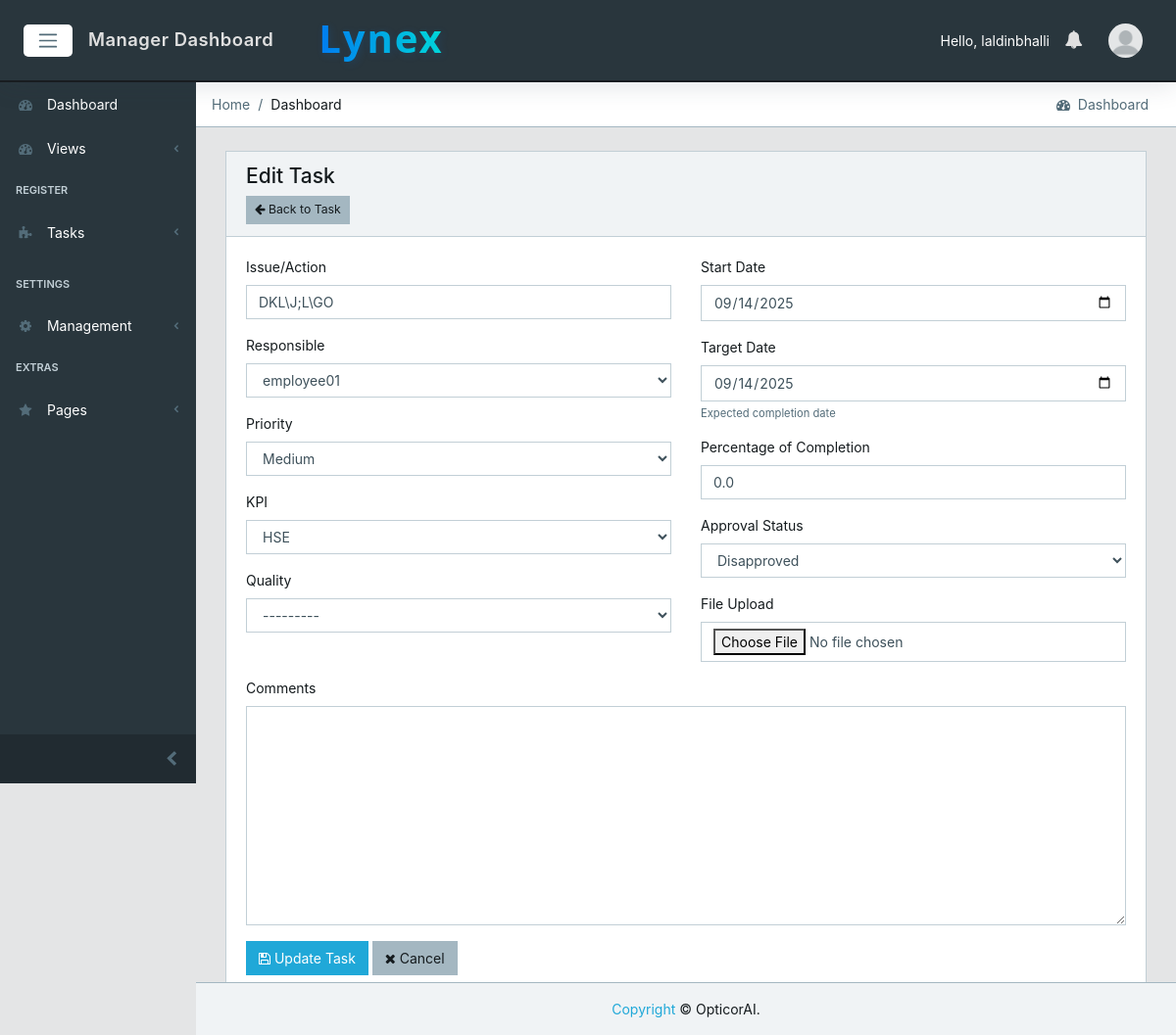
The page /projects/task/145/edit/ (signed in) on the database as committed earlier.
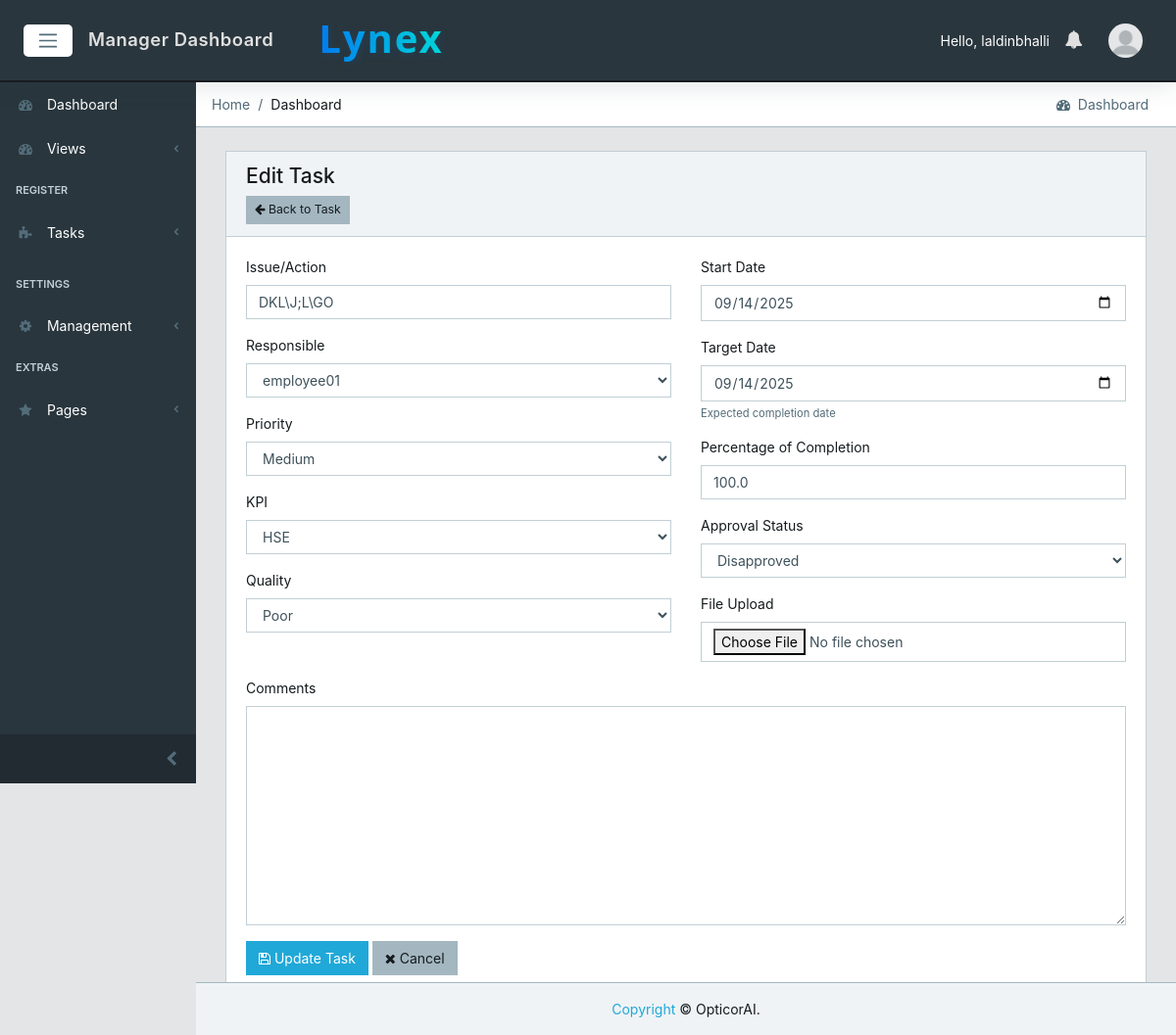
The same page on the database as committed later.
### core/models.py (models this page shows, shortened)
class Task(models.Model):
    issue_action = models.CharField(max_length=500, verbose_name="Issue/Action", null=True, blank=True)
    responsible = models.ForeignKey(
        CustomUser,
        on_delete=models.CASCADE,
        related_name='assigned_tasks',
        verbose_name="Responsible",
        null=True, blank=True
    )
    priority = models.ForeignKey(
        TaskPriorityType,
        on_delete=models.SET_NULL,
        verbose_name="Priority",
        null=True, blank=True
    )
    kpi = models.ForeignKey(
        KPI,
        on_delete=models.SET_NULL,
        verbose_name="KPI",
        null=True, blank=True
    )
    quality = models.ForeignKey(
        QualityType,
        on_delete=models.SET_NULL,
        verbose_name="Quality",
        null=True, blank=True
    )
    start_date = models.DateField(verbose_name="Start Date", null=True, blank=True, db_index=True)
    target_date = models.DateField(verbose_name="Target Date", null=True, blank=True, help_text="Expected completion date set at task creation", db_index=True)
    close_date = models.DateField(verbose_name="Close Date", null=True, blank=True, help_text="Actual completion date set by manager during evaluation", db_index=True)
    created_by = models.ForeignKey(
        CustomUser,
        on_delete=models.CASCADE,
        related_name='created_tasks',
        verbose_name="Created By",
        null=True, blank=True
    )
    status = models.CharField(
        max_length=10,
        choices=TASK_STATUS_CHOICES,
        default='open',
        verbose_name="Status",
        null=True, blank=True,
        db_index=True
    )
    percentage_completion = models.FloatField(
        validators=[MinValueValidator(0), MaxValueValidator(100)],
        default=0,
        verbose_name="Percentage of Completion",
        null=True, blank=True
    )
    comments = models.TextField(blank=True, null=True, verbose_name="Comments")
    approval_status = models.CharField(
        max_length=15,
        choices=APPROVAL_STATUS_CHOICES,
        default='disapproved',
        verbose_name="Approval Status",
        null=True, blank=True,
        db_index=True
    )
    file_upload = models.FileField(
        upload_to='core/task_files/',
        blank=True,
        null=True,
        verbose_name="File Upload"
    )
    employee_submission = models.TextField(
        blank=True,
        null=True,
        verbose_name="Employee Submission",
        help_text="Employee-provided textual submission when no file is attached"
    )
    employee_submitted_at = models.DateTimeField(
        null=True,
        blank=True,
        verbose_name="Employee Submission Timestamp",
        help_text="When the employee last submitted content for manager evaluation/approval"
    )
    evaluation_status = models.CharField(
        max_length=20,
        choices=EVALUATION_STATUS_CHOICES,
        default='pending',
        verbose_name="Evaluation Status",
        db_index=True
    )
    quality_score = models.IntegerField(
        validators=[MinValueValidator(1), MaxValueValidator(10)],
        null=True, blank=True,
        verbose_name="Quality Score (1-10)"
    )
    evaluation_comments = models.TextField(
        blank=True, null=True,
        verbose_name="Evaluation Comments"
    )
    evaluated_by = models.ForeignKey(
        CustomUser,
        on_delete=models.SET_NULL,
        null=True, blank=True,
        related_name='evaluated_tasks',
        verbose_name="Evaluated By"
    )
    evaluated_date = models.DateTimeField(
        null=True, blank=True,
        verbose_name="Evaluation Date"
    )
    completion_date = models.DateTimeField(
        null=True, blank=True,
        verbose_name="Completion Date",
        help_text="Date when task was actually completed"
    )
    final_score = models.FloatField(
        null=True, blank=True,
        verbose_name="Final Score (%)",
        help_text="Automatically calculated final score out of 100%"
    )
    quality_score_calculated = models.FloatField(
        null=True, blank=True,
        verbose_name="Quality Score (Calculated)",
        help_text="Quality score from QualityType percentage"
    )
    priority_multiplier = models.FloatField(
        null=True, blank=True,
        verbose_name="Priority Multiplier",
        help_text="Multiplier applied based on task priority"
    )
    time_bonus_penalty = models.FloatField(
        null=True, blank=True,
        verbose_name="Time Bonus/Penalty (%)",
        help_text="Bonus for early completion or penalty for late completion"
    )
    manager_closure_penalty_applied = models.BooleanField(
        default=False,
        verbose_name="Manager Closure Penalty Applied",
        help_text="Whether manager closure penalty was applied"
    )
    created_date = models.DateTimeField(auto_now_add=True)
    updated_date = models.DateTimeField(auto_now=True)
    class Meta:
        ordering = ['-created_date']
        verbose_name = "Task"
        verbose_name_plural = "Tasks"
        indexes = [
            models.Index(fields=['created_date'], name='task_created_date_idx'),
        ]
    objects = TaskQuerySet.as_manager()
    def can_user_edit(self, user):
        if user.user_type == 'admin':
            return False  # Admins cannot edit tasks
        elif user.user_type == 'manager':
            return self.responsible.under_supervision == user
        elif user.user_type == 'employee':
            return False
        return False
    @classmethod
    def update_all_statuses(cls):
        today = business_localdate()
        updates = {
            'closed': 0,
            'due': 0,
            'open': 0,
            'total_updated': 0
        }
        from .models import Notification
        closed_tasks = cls.objects.filter(
            percentage_completion__gte=100,
            status__in=['open', 'due']
        )
        due_tasks = cls.objects.filter(
            target_date__lt=today,
            percentage_completion__lt=100,
            status='open'
        )
        open_tasks = cls.objects.filter(
            target_date__gte=today,
            percentage_completion__lt=100,
            status='due'
        )
        return updates

### core/views.py (the view, shortened to what this page needs)
# urls.py: path('projects/task/<int:task_id>/edit/', views.EditTaskView.as_view(), name='edit-task'),
class EditTaskView(LoginRequiredMixin, View):
    def get(self, request, task_id):
        user = request.user
        task = get_object_or_404(Task, id=task_id)
        if not task.can_user_edit(user):
            messages.error(request, 'You do not have permission to edit this task.')
            return redirect('core:dashboard')
        if user.user_type == 'manager' and task.responsible == user:
            messages.error(request, 'You cannot edit tasks assigned to yourself. Only your supervisor can edit your tasks.')
            return redirect('core:task-detail', task_id=task_id)
        form = TaskEditForm(instance=task, user=user)
        context = {'form': form, 'task': task}
        return render(request, 'core/edit_task.html', context)

### core/context_processors.py (called while the page is built)
def logged_user_processor(request):
    if request.user.is_authenticated:
        try:
            logged_user = CustomUser.objects.select_related('under_supervision').get(id=request.user.id)
            return {'logged_user': logged_user}
        except CustomUser.DoesNotExist:
            return {'logged_user': None}
    return {'logged_user': None}

def notifications_processor(request):
    if request.user.is_authenticated:
        cache_key = f"unread_count:{request.user.id}"
        unread_count = cache.get(cache_key)
        if unread_count is None:
            unread_count = Notification.objects.filter(recipient=request.user, read=False).count()
            cache.set(cache_key, unread_count, 15)  # short cache to keep badges fresh
        unread_notifications = (
            Notification.objects.select_related('sender')
            .filter(recipient=request.user, read=False)
            .order_by('-created_at')[:10]
        )
        return {
            'unread_notifications': unread_notifications,
            'unread_count': unread_count,
        }
    return {'unread_notifications': [], 'unread_count': 0}

### core/models.py (called while the page is built)
    def __str__(self):
        return self.username

### core/templates/core/edit_task.html (shortened to what the changed rows need)
{% extends 'core/base.html' %}
{% load static %}
{% load task_permissions %}
{% block content %}
<div class="container-fluid">
    <div class="row">
        <div class="col-12">
            <div class="card">
                <div class="card-body">
                    <form method="post" enctype="multipart/form-data">
                        <div class="row">
                            <div class="col-md-6">
                                <div class="form-group">
                                    <label for="{{ form.issue_action.id_for_label }}">{{ form.issue_action.label }}</label>
                                    {{ form.issue_action }}
                                </div>
                                <div class="form-group">
                                    <label for="{{ form.responsible.id_for_label }}">{{ form.responsible.label }}</label>
                                    {{ form.responsible }}
                                </div>
                                <div class="form-group">
                                    <label for="{{ form.priority.id_for_label }}">{{ form.priority.label }}</label>
                                    {{ form.priority }}
                                </div>
                                <div class="form-group">
                                    <label for="{{ form.kpi.id_for_label }}">{{ form.kpi.label }}</label>
                                    {{ form.kpi }}
                                </div>
                                <div class="form-group">
                                    <label for="{{ form.quality.id_for_label }}">{{ form.quality.label }}</label>
                                    {{ form.quality }}
                                </div>
                            </div>
                            <div class="col-md-6">
                                <div class="form-group">
                                    <label for="{{ form.start_date.id_for_label }}">{{ form.start_date.label }}</label>
                                    {{ form.start_date }}
                                </div>
                                <div class="form-group">
                                    <label for="{{ form.target_date.id_for_label }}">{{ form.target_date.label }}</label>
                                    {{ form.target_date }}
                                    {% if form.target_date.help_text %}
                                        <small class="form-text text-muted">{{ form.target_date.help_text }}</small>
                                    {% endif %}
                                </div>
                                <div class="form-group">
                                    <label for="{{ form.percentage_completion.id_for_label }}">{{ form.percentage_completion.label }}</label>
                                    {{ form.percentage_completion }}
                                </div>
                                <div class="form-group">
                                    <label for="{{ form.approval_status.id_for_label }}">{{ form.approval_status.label }}</label>
                                    {{ form.approval_status }}
                                </div>
                                <div class="form-group">
                                    <label for="{{ form.file_upload.id_for_label }}">{{ form.file_upload.label }}</label>
                                    {{ form.file_upload }}
                                </div>
                            </div>
                        </div>
                        <div class="form-group">
                            <label for="{{ form.comments.id_for_label }}">{{ form.comments.label }}</label>
                            {{ form.comments }}
                        </div>
                    </form>
                </div>
            </div>
        </div>
    </div>
</div>
{% endblock %}

Rows that differ between the two databases and show on the page:
changed Task "DKL\\J;L\\GO": quality "---------" → "Poor"; percentage_completion "0.0" → "100.0"
